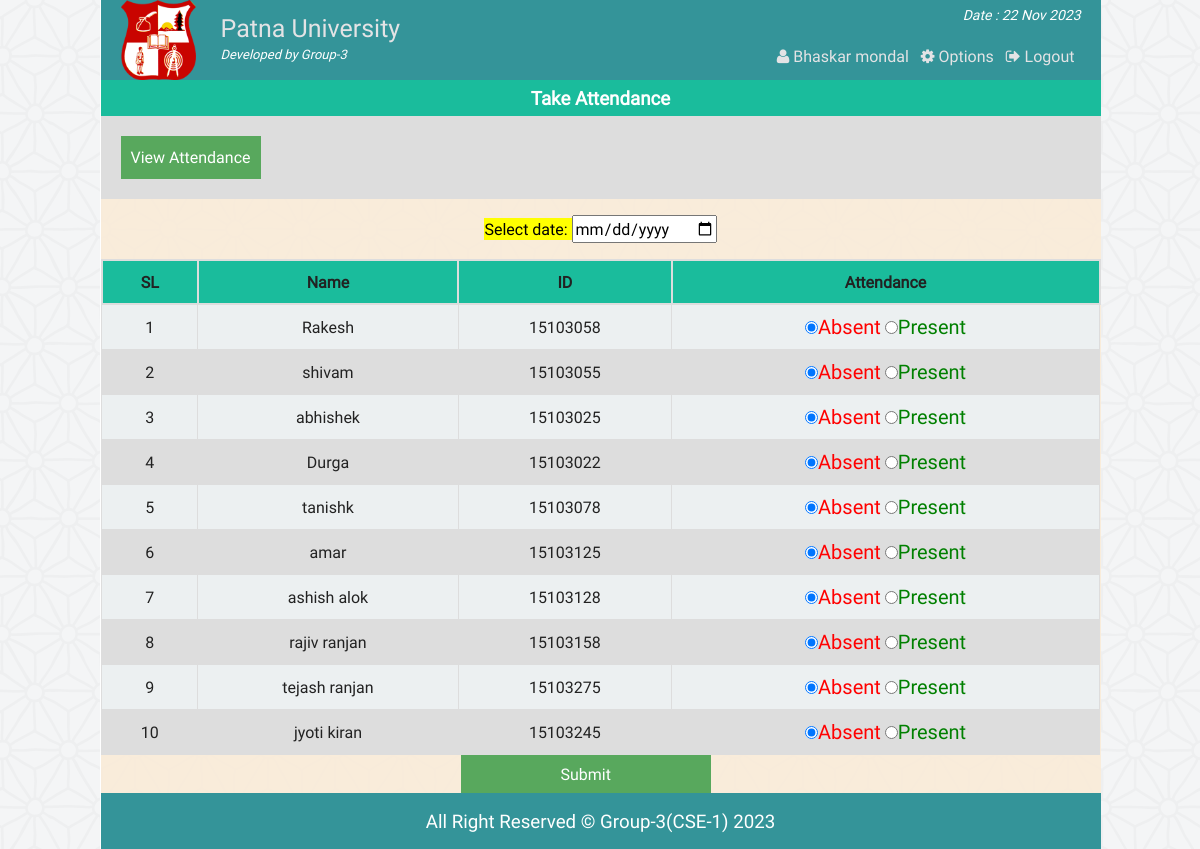
Screenshot of /class_att_fc.php (signed in) with the database file from the repository.
### tables this page shows
CREATE TABLE IF NOT EXISTS `at_student` (
  `id` int(11) NOT NULL AUTO_INCREMENT,
  `name` varchar(40) NOT NULL,
  `st_id` int(11) NOT NULL,
  PRIMARY KEY (`id`)
);

### php/functions.php (called while the page is built, shortened)
<?php
class login_registration_class{
	public function attn_student(){
		global $conn;
		$sql = "select * from at_student";
		$result = $conn->query($sql);
		return $result;
	}
};
?>

### class_att_fc.php (the view, shortened to what this page needs)
<?php
	require "php/config.php";
	require_once "php/functions.php";
	$user = new login_registration_class();
?>
<?php
include "php/headertop.php";
?>
<div class="all_student fix">
		<h3 style="text-align:center;color:#fff;margin:0;padding:5px;background:#1abc9c"> Take Attendance</h3>
		<div  class="fix" style="background:#ddd;padding:20px;">
			<span style="text-align:center;"><a style="color:#fff;" href="att_view_fc.php"> <button style="background:#58A85D;border:none;color:#fff;padding:10px;">View Attendance</button></a></span>
		</div>
	<form action="" method="post">
		<p style="text-align:center;color:#34495e;">
			<mark>Select date: <input type="date" name="attndate" required/></mark>
		</p>
		<table class="tab_one" style="text-align:center;">
			<tr>
				<th style="text-align:center;">SL</th>
				<th style="text-align:center;">Name</th>
				<th style="text-align:center;">ID</th>
				<th style="text-align:center;">Attendance</th>
			</tr>
			<?php
			$i=0;
				$alluser = $user->attn_student();
				while($rows = $alluser->fetch_assoc()){
				$i++;
		?>
			<tr>
				<td><?php echo $i;?></td>
				<td><?php echo $rows['name'];?></td>
				<td><?php echo $rows['st_id'];?></td>
				<td>
					<label style="color:red;font-size:20px"><input type="radio" name="attn[<?php echo $rows['st_id'];?>]" value="absent" checked/>Absent</label>
					<label style="color:green;font-size:20px"> <input type="radio" name="attn[<?php echo $rows['st_id'];?>]" value="present" />Present</label>
				</td>
			</tr>
			<?php } ?>
		</table>
		<span style="margin-left:360px;"><input style="<text-align:right></text-align:right>;background:#58A85D;border:none;color:#fff;padding:8px 100px;" type="submit" name="submit" value="Submit" /></span>
	</form>
</div>
<?php include "php/footerbottom.php";?>

### css/main.css (style rules this page uses)
html { color: #222; font-size: 1em; line-height: 1.4; }
a { text-decoration: none; }
.fix { overflow: hidden; }
body { font-family: roboto !important; background: url(../img/ptrn.png) repeat fixed; }
.st_reg th, td { padding: 8px; }
table.tab_one { width: 100%; }
table.tab_one th { background: #1abc9c; padding: 10px; font-weight: bold; text-align: left; }
table.tab_one td { border: 1px solid #ddd; padding: 8px; }
table.tab_one tr:nth-child(odd) { background: #ddd; }
table.tab_one tr:nth-child(even) { background: #ecf0f1; }
.all_student { min-height: 450px; }
table.att_tab tr, td, th { border: 2px solid #ddd; border-collapse: collapse; padding: 8px; }

### rows the page displays
at_student: name "Rakesh", st "15103058"
at_student: name "shivam", st "15103055"
at_student: name "abhishek", st "15103025"
at_student: name "Durga", st "15103022"
at_student: name "tanishk", st "15103078"
at_student: name "amar", st "15103125"
at_student: name "ashish alok", st "15103128"
at_student: name "rajiv ranjan", st "15103158"
at_student: name "tejash ranjan", st "15103275"
at_student: name "jyoti kiran", st "15103245"

### other values shown
$fname "Bhaskar mondal"
